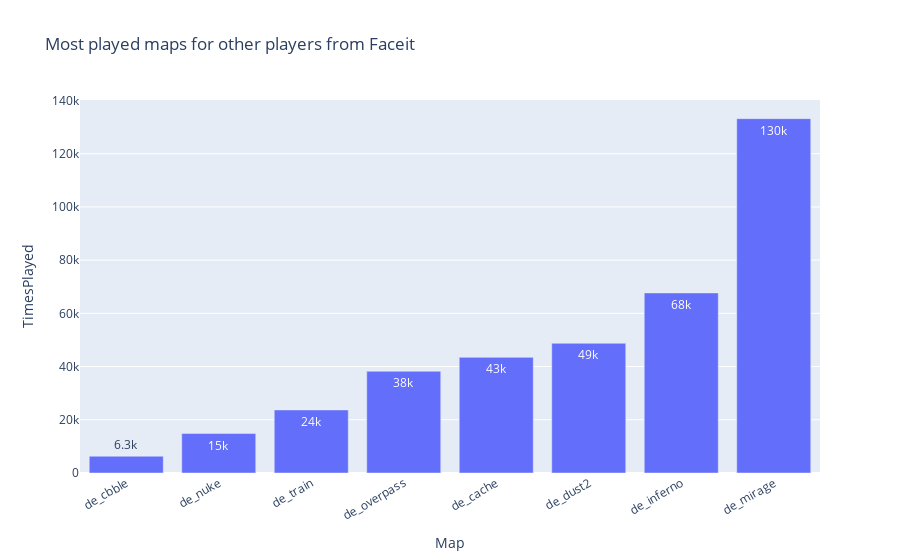

The code cell stored with this chart in its notebook:
### Code cell
fig = px.bar(Maps, y="TimesPlayed", x=Maps.index,
            text_auto = ".2s",

             
            title="Most played maps for other players from Faceit"
            )
fig.update_layout(xaxis_tickangle=-30)

fig.show()

### Figure 1 — Plotly figure (JSON) as saved in the notebook; plotly's stock layout.template omitted (floating-point values rounded to 4 significant figures)
{"data": [{"alignmentgroup": "True", "hovertemplate": "Map=%{x}<br>TimesPlayed=%{y}<extra></extra>", "legendgroup": "", "marker": {"color": "#636efa", "pattern": {"shape": ""}}, "name": "", "offsetgroup": "", "orientation": "v", "showlegend": false, "textposition": "auto", "texttemplate": "%{y:.2s}", "type": "bar", "x": ["de_cbble", "de_nuke", "de_train", "de_overpass", "de_cache", "de_dust2", "de_inferno", "de_mirage"], "xaxis": "x", "y": [6306, 14823, 23694, 38238, 43459, 48738, 67677, 133169], "yaxis": "y"}], "layout": {"barmode": "relative", "legend": {"tracegroupgap": 0}, "title": {"text": "Most played maps for other players from Faceit"}, "xaxis": {"anchor": "y", "domain": [0, 1], "tickangle": -30, "title": {"text": "Map"}}, "yaxis": {"anchor": "x", "domain": [0, 1], "title": {"text": "TimesPlayed"}}}}
